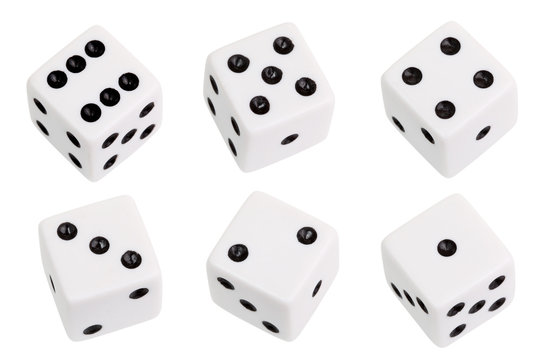
#> input picture dices.jpg, 540 x 360 px
$ python -i Utils.py   (imports and definitions only)
#> lines starting #> are read from the running program, lines starting #| are printed output that depends on the picture; after the words box and inside, x2 and y2 are one past the last pixel; in counts of white or black regions, pixels touching at a corner belong together
#> further down, picture is the input picture: shape (360, 540, 3); mean B, G, R 235.2, 234.8, 235.9
import cv2
import numpy as np
import math
import random

class Dot:
    # [6 lines left out: function __init__, not called in this run]

class Dice:
    # [5 lines left out: function __init__, not called in this run]

THRESH_LEVEL = 55
C_LOWER_THRESH = 6
C_MIN_RADIUS = 2
C_MAX_RADIUS = 2
C_MIN_DIST = 8
MAX_DIST = 35

ids_colored = []

def preprocess(img):
    gray = cv2.cvtColor(img, cv2.COLOR_BGR2GRAY)
    blur = cv2.GaussianBlur(gray, (5,5), 0)
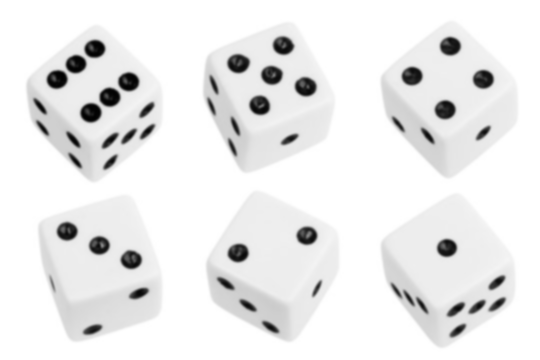
#> blur: shape (360, 540); min 1, max 255, mean 235.2
    _, thresh = cv2.threshold(blur, THRESH_LEVEL, 255, cv2.THRESH_BINARY)
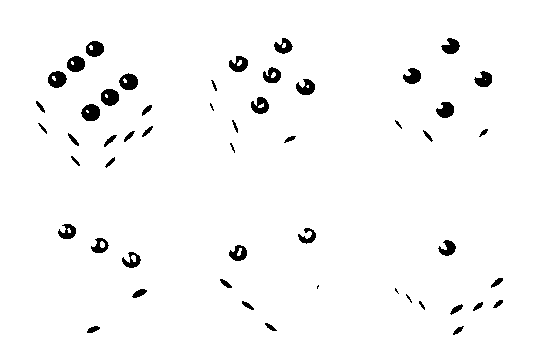
#> thresh: shape (360, 540); 97.3% white; 52 black regions (5 under 20 px), largest, box (x1, y1, x2, y2) and area: (81, 104, 100, 121) 248, (101, 89, 119, 106) 237, (119, 73, 138, 90) 232

    return thresh

# [96 lines left out: functions get_dots, draw_circles, get_dices, set_dice_color, draw_sum, not called in this run]

>>> import cv2
>>> picture = cv2.imread('dices.jpg')
>>> result = preprocess(picture)
